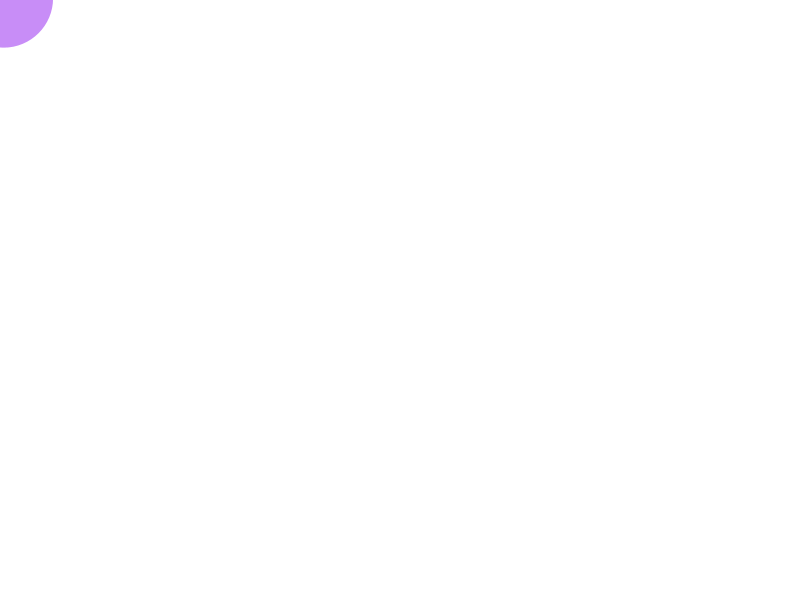
Frame 1 (no input)
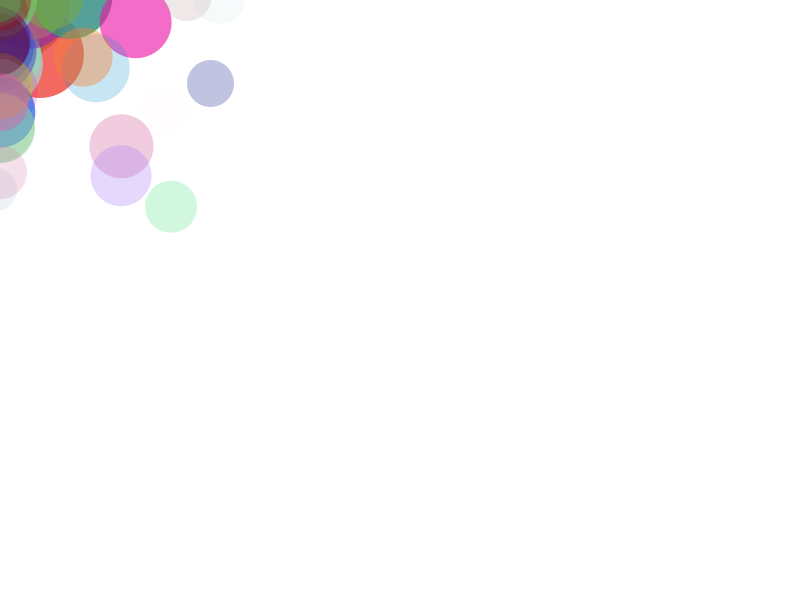
Frame 60 (the mouse pressed at the canvas centre just before this capture)
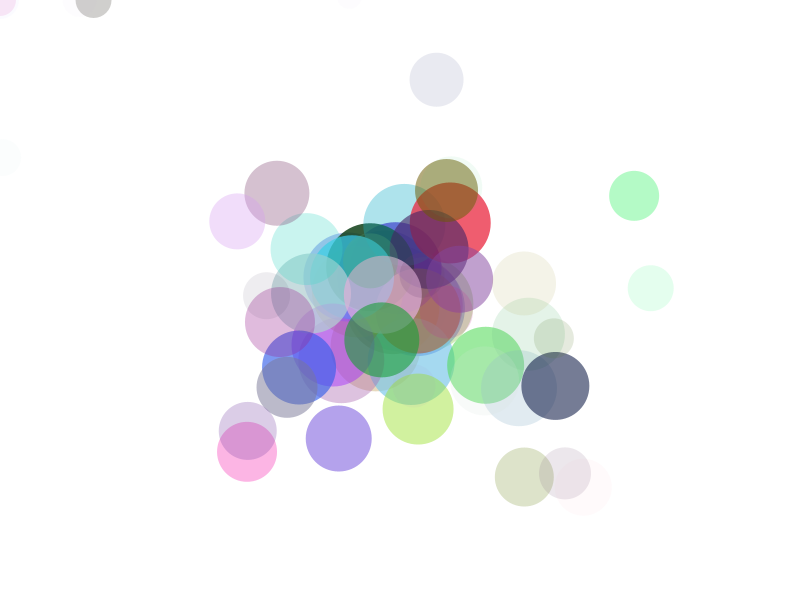
Frame 120 (the mouse held since frame 60 and released just before this capture)

The Processing sketch that drew these frames (run headless with seeded random() and noise(); from frame 60 on, the mouse is pressed at the canvas centre):

// Processing sketch: arrayListAndEnhancedLoop
// ── arrayListAndEnhancedLoop.pde
ArrayList<Sphere> spheres;   // arraylist full of sphere called spheres

void setup() {
  size(800, 600);
  noStroke();
  spheres = new ArrayList<Sphere>();
}

void draw() {
  background(255); 
  spheres.add(new Sphere()); // add every frame

  for (int i = spheres.size()-1; i>=0; i--) { // manipulate the objects
    Sphere s = spheres.get(i);
    s.update();
    s.render();
    s.bounds();
    if (s.isDead()) {
      spheres.remove(i);
    }
  }
}
// ── Sphere.pde
class Sphere {
  // variables for the object
  float xPos;
  float yPos;
  float xSpeed;
  float ySpeed;
  float diam;
  float red;
  float green;
  float blue;
  float alpha;

  Sphere() {
    red =random(0, 255);
    green = random(0, 255);
    blue = random(0, 255);
    alpha = random(127, 255);
    xPos = mouseX;
    yPos = mouseY;
    xSpeed = random(-5., 5.);
    ySpeed = random(-5., 5.);
    diam = 100;
  }

  boolean isDead() {
    if (alpha <= 0) {
      return true;
    } else {
      return false;
    }
  }
  // declare all my functions
  void render() {
    alpha -=3;
    diam--;
    fill(red, green, blue, alpha);
    ellipse(xPos, yPos, diam, diam);
  }

  void update() {

    xPos+=xSpeed;
    yPos+=ySpeed;
  }

  void bounds() {
    if (xPos >= width || xPos <= 0) {
      xSpeed = xSpeed * -1;
    }
    if (yPos >= height || yPos <= 0) {
      ySpeed = ySpeed * -1;
    }
  }

}
